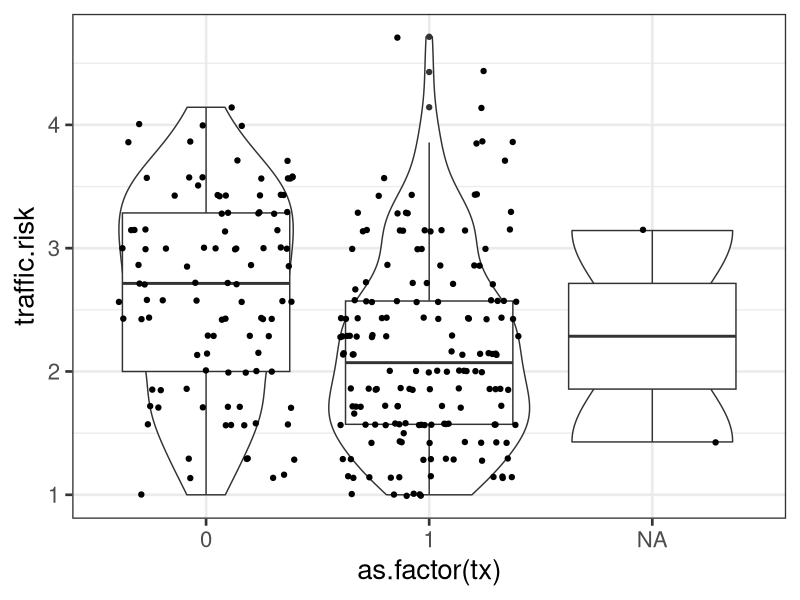
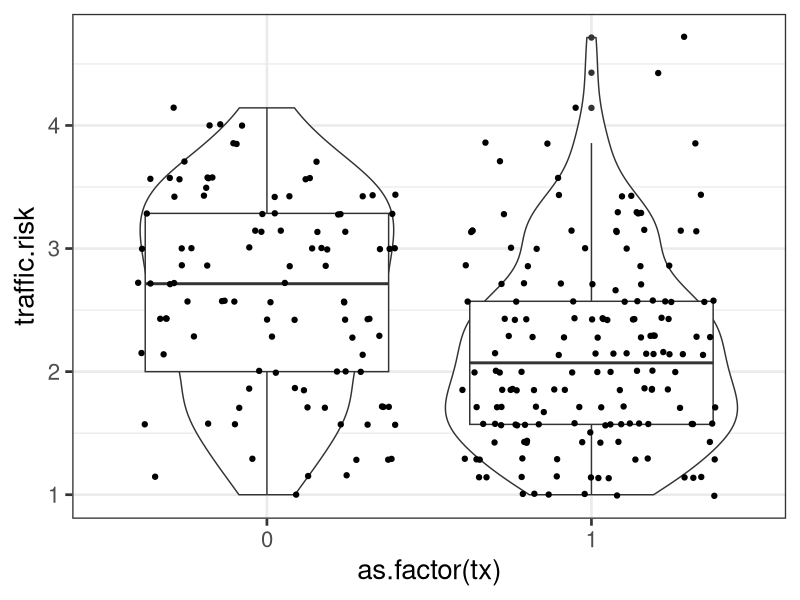
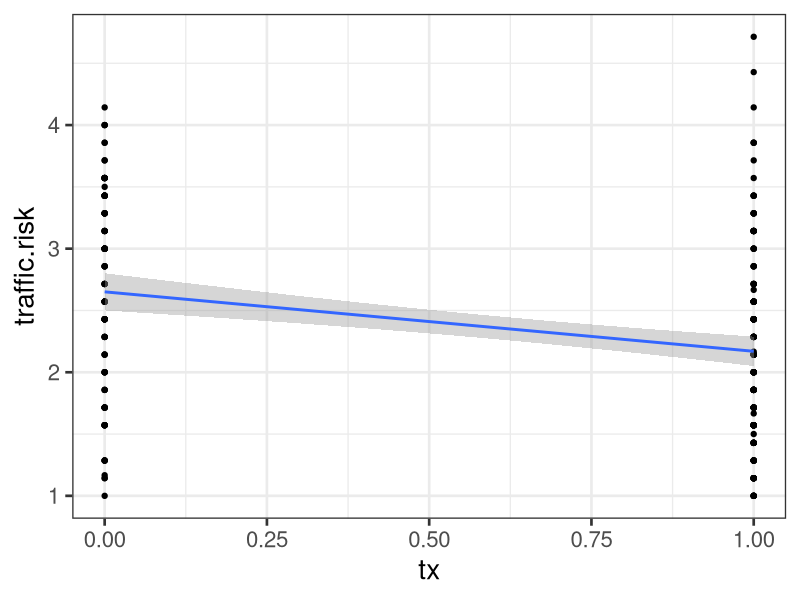
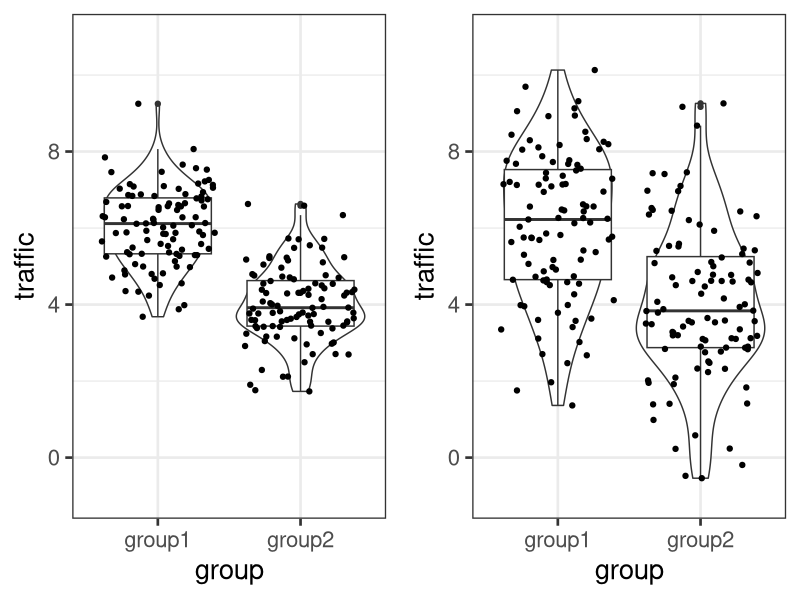

The R source for these figures, in order:
## ---- chunk 1
library(tidyverse)
library(knitr)
# function to display only part of the output
hook_output <- knit_hooks$get("output")
knit_hooks$set(output = function(x, options) {
  lines <- options$output.lines
  if (is.null(lines)) {
    return(hook_output(x, options))  # pass to default hook
  }
  x <- unlist(strsplit(x, "\n"))
  more <- "..."
  if (length(lines)==1) {        # first n lines
    if (length(x) > lines) {
      # truncate the output, but add ....
      x <- c(head(x, lines), more)
    }
  } else {
    x <- c(more, x[lines], more)
  }
  # paste these lines together
  x <- paste(c(x, ""), collapse = "\n")
  hook_output(x, options)
})
## ---- chunk 2
library(here)
traffic = read.csv(here("data/traffic.csv"))
## ---- chunk 3
psych::describe(traffic, fast = T)
## ---- chunk 4
ggplot(traffic) +
  aes(x = as.factor(tx), y = traffic.risk) +
  geom_violin() + geom_boxplot() + geom_jitter() +
  theme_bw(base_size = 20)
## ---- chunk 5
t.1 <- t.test(traffic.risk ~ tx, data = traffic, var.equal = TRUE) 
t.1

## ---- chunk 6
r.1 <- cor.test(~ traffic.risk + tx, data = traffic) 
r.1
## ---- chunk 7
a.1 <- aov(traffic.risk ~ tx, data = traffic)
summary(a.1)
## ---- chunk 8
mod.1 <- lm(traffic.risk ~ tx, data = traffic)
anova(mod.1)
## ---- chunk 9
summary(mod.1)
## ---- chunk 10
traffic %>% 
  group_by(tx) %>% 
  summarise(M = mean(traffic.risk, na.rm=TRUE))
## ---- chunk 11
ggplot(traffic %>% filter(!is.na(tx))) +
  aes(x = as.factor(tx), y = traffic.risk) +
  geom_violin() + geom_boxplot() + geom_jitter() + theme_bw(base_size = 20)
## ---- chunk 12
ggplot(traffic, aes(x=tx, y=traffic.risk)) +
    geom_point() +    
    geom_smooth(method=lm)  +  # Don't add shaded confidence region 
theme_bw(base_size = 20)
    
## ---- chunk 13
summary(mod.1)
## ---- chunk 14
t.test(traffic.risk ~ tx, data = traffic)
## ---- chunk 15
library(here)
expertise = read.csv(here("data/expertise.csv"))
cor.test(expertise$self_perceived_knowledge, expertise$overclaiming_proportion, use = "pairwise")
## ---- chunk 16
mod.2 = lm(overclaiming_proportion ~ self_perceived_knowledge, data = expertise)
## ---- chunk 17
summary(mod.2)
## ---- chunk 18
mod.3 = lm(self_perceived_knowledge ~ overclaiming_proportion, data = expertise)
## ---- chunk 19
summary(mod.3)
## ---- chunk 20
mod.1 <- lm(traffic.risk ~ tx, data = traffic)
summary(mod.1)
## ---- chunk 21
twogroup_fun = function(nrep = 100, b0 = 6, b1 = -2, sigma = 1) {
     ngroup = 2
     group = rep( c("group1", "group2"), each = nrep)
     eps = rnorm(ngroup*nrep, 0, sigma)
     traffic = b0 + b1*(group == "group2") + eps
     growthfit = lm(traffic ~ group)
     growthfit
}


twogroup_fun2 = function(nrep = 100, b0 = 6, b1 = -2, sigma = 2) {
     ngroup = 2
     group = rep( c("group1", "group2"), each = nrep)
     eps = rnorm(ngroup*nrep, 0, sigma)
     traffic = b0 + b1*(group == "group2") + eps
     growthfit = lm(traffic ~ group)
     growthfit
}

set.seed(16)
library(broom)
lm1 <- augment(twogroup_fun())

set.seed(16)
lm2 <- augment(twogroup_fun2())

plot1<- ggplot(lm1) +
  aes(x = group, y = traffic) +
  geom_violin() + geom_boxplot() + geom_jitter() + ylim(-1, 11)+ theme_bw(base_size = 20)

plot2<- ggplot(lm2) +
  aes(x = group, y = traffic) +
  geom_violin() + geom_boxplot() + geom_jitter() + ylim(-1, 11)+ theme_bw(base_size = 20)


library(gridExtra)
 grid.arrange(plot1, plot2, ncol=2)
## ---- chunk 22
traffic[3, ]
## ---- chunk 23
set.seed(0214)
traffic$new_tx = sample(c("1","2","3"), size = nrow(traffic), replace = T)

a.2 = aov(traffic.risk ~ new_tx, data = traffic)
summary(a.2)
